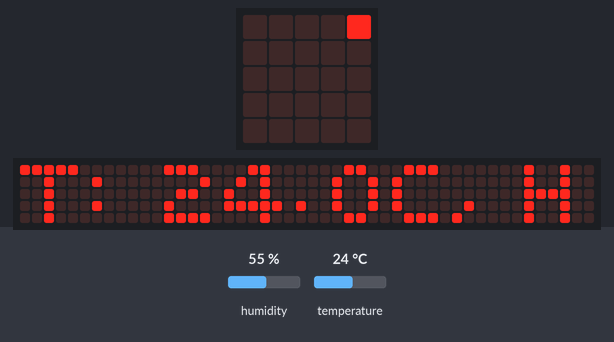
The program below on a simulated BBC micro:bit running MicroPython. Parts: the board's 5×5 LED display, a strip that is not on the board, showing the scrolling text unrolled. The inputs (shaded band) are chosen by the test bench; at power-on: humidity 55 %, temperature 24 °C. The 48×5 strip is a reading aid, not a part: it shows the text the display is scrolling, unrolled, one strip-width of it at a time.

Above: at 0.27 s.
At 1.77 s:
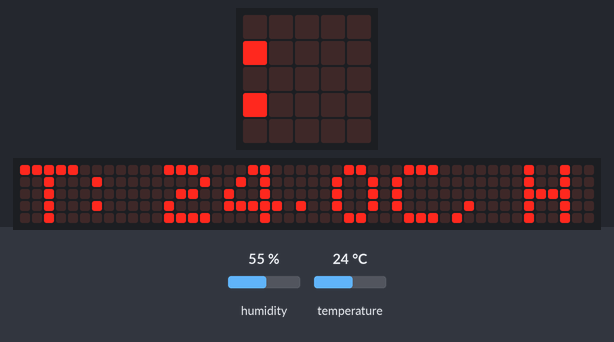
At 3.27 s:
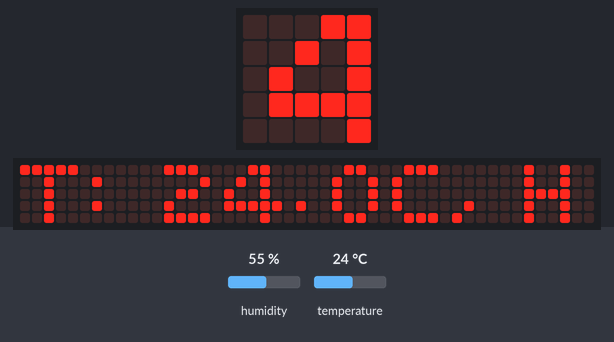
At 6.42 s:
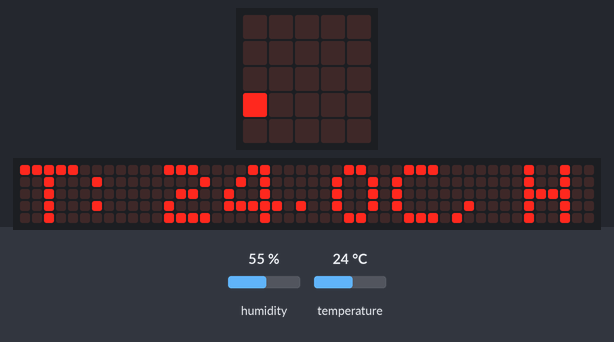
At 9.57 s:
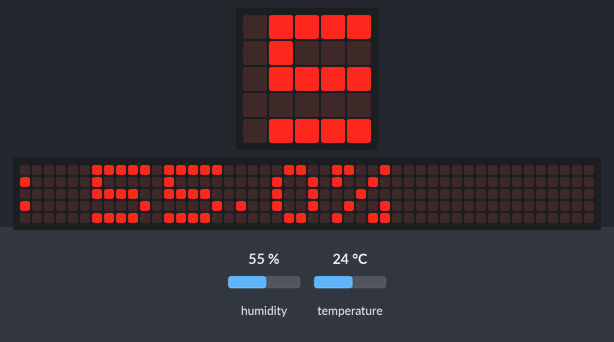
At 12.7 s:
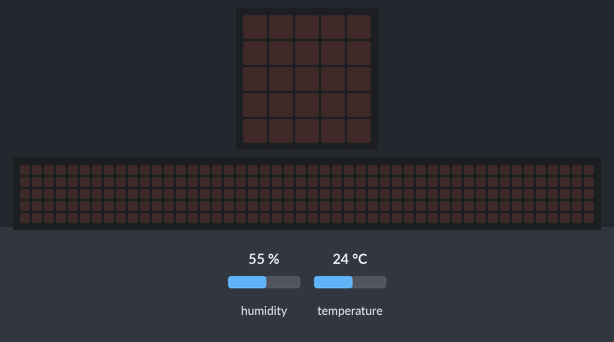

The program:

main2.py
```python
# Imports go at the top
from microbit import *
import log


R_HIGH = 1
R_MEDIUM = 2
R_LOW = 3

class SHT31:
    _map_cs_r = {
        True: {R_HIGH: b'\x2c\x06', R_MEDIUM: b'\x2c\x0d', R_LOW: b'\x2c\x10'},
        False: {R_HIGH: b'\x24\x00', R_MEDIUM: b'\x24\x0b', R_LOW: b'\x24\x16'}
    }

    def __init__(self, addr=0x44):
        i2c.init(freq=20000)  # Initialize I2C with 20kHz frequency
        self._addr = addr

    def _send(self, buf):
        i2c.write(self._addr, buf)

    def _recv(self, count):
        return i2c.read(self._addr, count)

    def _raw_temp_humi(self, r=R_HIGH, cs=True):
        if r not in (R_HIGH, R_MEDIUM, R_LOW):
            raise ValueError('Wrong repeatability value given!')
        self._send(self._map_cs_r[cs][r])  # Send command based on repeatability and clock stretching
        sleep(50)
        raw = self._recv(6)  # Receive 6 bytes of data (2 for temperature, 2 for humidity, 2 for checksum)
        return (raw[0] << 8) + raw[1], (raw[3] << 8) + raw[4]  # Unpack temperature and humidity data

    def get_temp_humi(self, data='t', resolution=R_HIGH, clk_stretch=True, celsius=True):
        t, h = self._raw_temp_humi(resolution, clk_stretch)  # Get raw temperature and humidity data
        sleep(50)  # Small delay before returning values
        if celsius:
            temp = -45 + (175 * (t / 65535))  # Convert to Celsius
        else:
            temp = -49 + (315 * (t / 65535))  # Convert to Fahrenheit
        if data == 't':  # Return temperature
            return temp
        elif data == 'h':  # Return humidity
            return 100 * (h / 65535)
        else:
            return None  # If data is neither 't' nor 'h', return None

# Create an SHT31 instance
sensor = SHT31()

def str_list(liste, sep=""):
    res = ""

    for el in liste:
        res += sep + str(el)

    return res[1:]

def copy(liste):
    t = []

    for el in liste:
        t.append(el)

    return t

FIRST_DATE = [0,29,23,59,59]
date = copy(FIRST_DATE) # m, j, h, m, s

saisons = ("hiver",
    "hiver",
    "hiver",
    "printemps",
    "printemps",
    "printemps",
    "ete",
    "ete",
    "ete",
    "automne",
    "automne",
    "automne"
)

saison = saisons[FIRST_DATE[0] - 1]

@run_every(s=1)
def modify_date():

    t = [12, 30, 24, 60, 60]
    date[-1] += 1

    for i in range(len(t)-1, -1, -1):
        if date[i] >= t[i]:
            if i != 0:
                date[i-1] += 1
                date[i] %= t[i]
            else:
                date[i] %= t[i]

    if date[0] != FIRST_DATE[0]:
        saison = saisons[date[0] - 1]

@run_every(min=15)
def send_data():
    temperature = sensor.get_temp_humi(data="t")
    humidity = sensor.get_temp_humi(data='h')

    datas = []

# Main loop
while True:
    # Get temperature and humidity
    temperature = sensor.get_temp_humi(data='t', resolution=R_HIGH)
    humidity = sensor.get_temp_humi(data='h', resolution=R_HIGH)

    # Display the temperature and humidity on the micro:bit
    display.scroll("T: {:.1f}C, H: {:.1f}%".format(temperature, humidity))

    sleep(2000)  # Wait for 2 seconds before refreshing the display
```

Measured:
- by itself, everything shown: repeats every 14.7 s, in 84 steps
- what the display in image 5 shows lasts 2.2 s, from 12.7 s to 14.9 s
